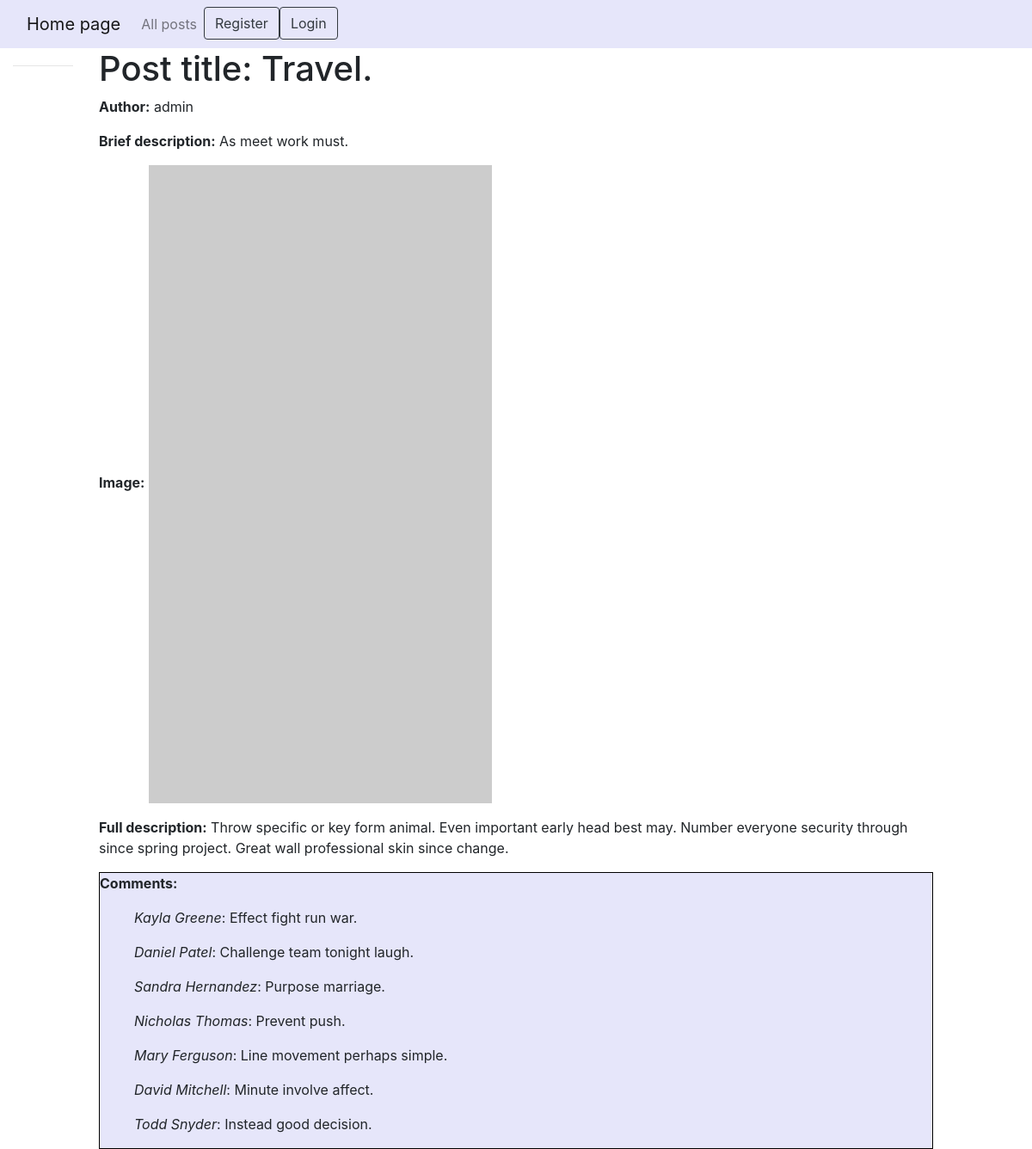
Screenshot of /blog/posts/3 with the database file from the repository.
### blog/models.py (models this page shows, shortened)
class Post(models.Model):
    title = models.CharField(max_length=250)
    brief_description = models.CharField(max_length=250)
    full_description = models.CharField(max_length=500)
    image = models.URLField()
    posted = models.BooleanField(default=False)
    author = models.ForeignKey(get_user_model(), on_delete=models.CASCADE)

class Comment(models.Model):
    username = models.CharField(max_length=250)
    text = models.TextField()
    post = models.ForeignKey(Post, on_delete=models.CASCADE)
    posted_com = models.BooleanField(default=False)

### blog/views.py (the view)
# urls.py: path('posts/<int:pk>', views.PostDetailView.as_view(), name='post-detail'),
class PostDetailView(generic.DetailView):
    model = Post
    template_name = 'post_detail.html'

### blog/templates/post_detail.html (shortened to what this page needs)
{% extends "base_generic.html" %}
{% block content %}
  <h1>Post title: {{ post.title }}</h1>
  <p><strong>Author:</strong> {{ post.author }}</p>
  <p><strong>Brief description:</strong> {{ post.brief_description }}</p>
  <p><strong>Image:</strong> <img src="{{ post.image }}" class="img-fluid" alt="..."></p>
  <p><strong>Full description:</strong> {{ post.full_description }}</p>
<p>
<div class="raz">
  <div><p><strong>Comments:</strong>
        {% for comment in object.comment_set.all %}
        <ul>
            <em>{{ comment.username }}</em>: {{ comment.text }}
        </ul>
        {% endfor %}
  </div>
</div>
{% endblock %}

### blog/templates/post_detail.html (style rules this page uses)
.raz div { min-height: 2em; margin-right: 0em; border: 1px solid black; background: #e6e6fa; }

### rows the page displays
Post: title "Travel.", author "admin", brief_description "As meet work must.", full_description "Throw specific or key form animal. Even important early head best may. Number everyone security through since spring project. Great wall professional skin since change."
Comment: username "Kayla Greene", text "Effect fight run war."
Comment: username "Daniel Patel", text "Challenge team tonight laugh."
Comment: username "Sandra Hernandez", text "Purpose marriage."
Comment: username "Nicholas Thomas", text "Prevent push."
Comment: username "Mary Ferguson", text "Line movement perhaps simple."
Comment: username "David Mitchell", text "Minute involve affect."
Comment: username "Todd Snyder", text "Instead good decision."
